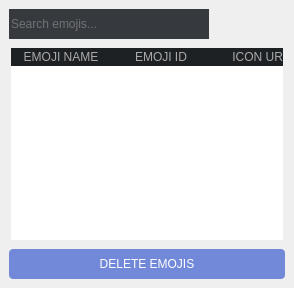
                   <widget class="QWidget" name="emojis_page">
                    <layout class="QVBoxLayout" name="verticalLayout_21">
                     <property name="spacing">
                      <number>0</number>
                     </property>
                     <property name="leftMargin">
                      <number>0</number>
                     </property>
                     <property name="topMargin">
                      <number>0</number>
                     </property>
                     <property name="rightMargin">
                      <number>0</number>
                     </property>
                     <property name="bottomMargin">
                      <number>0</number>
                     </property>
                     <item alignment="Qt::AlignRight">
                      <widget class="QFrame" name="frame_52">
                       <property name="styleSheet">
                        <string notr="true">QPushButton{
border:None}
QToolTip{
background:(30,33,36);
color:rgb(170, 170, 170)}</string>
                       </property>
                       <property name="frameShape">
                        <enum>QFrame::NoFrame</enum>
                       </property>
                       <property name="frameShadow">
                        <enum>QFrame::Raised</enum>
                       </property>
                       <layout class="QHBoxLayout" name="horizontalLayout_70">
                        <item>
                         <widget class="QLineEdit" name="searchEmojisEntry">
                          <property name="sizePolicy">
                           <sizepolicy hsizetype="Preferred" vsizetype="Fixed">
                            <horstretch>0</horstretch>
                            <verstretch>0</verstretch>
                           </sizepolicy>
                          </property>
                          <property name="minimumSize">
                           <size>
                            <width>200</width>
                            <height>30</height>
                           </size>
                          </property>
                          <property name="styleSheet">
                           <string notr="true">background:rgb(54,57,62);
color:rgb(170, 170, 170);
border:None;</string>
                          </property>
                          <property name="placeholderText">
                           <string>Search emojis...</string>
                          </property>
                         </widget>
                        </item>
                        <item>
                         <widget class="QPushButton" name="refreshButton_emojis">
                          <property name="cursor">
                           <cursorShape>PointingHandCursor</cursorShape>
                          </property>
                          <property name="text">
                           <string/>
                          </property>
                          <property name="icon">
                           <iconset>
                            <normaloff>icons/refresh-ccw.svg</normaloff>icons/refresh-ccw.svg</iconset>
                          </property>
                          <property name="iconSize">
                           <size>
                            <width>18</width>
                            <height>18</height>
                           </size>
                          </property>
                         </widget>
                        </item>
                        <item>
                         <widget class="QPushButton" name="deleteSelectedEmojiButton">
                          <property name="cursor">
                           <cursorShape>PointingHandCursor</cursorShape>
                          </property>
                          <property name="styleSheet">
                           <string notr="true"/>
                          </property>
                          <property name="text">
                           <string/>
                          </property>
                          <property name="icon">
                           <iconset>
                            <normaloff>icons/trash-2.svg</normaloff>icons/trash-2.svg</iconset>
                          </property>
                         </widget>
                        </item>
                       </layout>
                      </widget>
                     </item>
                     <item>
                      <widget class="QFrame" name="frame_53">
                       <property name="frameShape">
                        <enum>QFrame::NoFrame</enum>
                       </property>
                       <property name="frameShadow">
                        <enum>QFrame::Raised</enum>
                       </property>
                       <layout class="QHBoxLayout" name="horizontalLayout_71">
                        <property name="spacing">
                         <number>0</number>
                        </property>
                        <property name="leftMargin">
                         <number>11</number>
                        </property>
                        <property name="topMargin">
                         <number>0</number>
                        </property>
                        <property name="rightMargin">
                         <number>11</number>
                        </property>
                        <property name="bottomMargin">
                         <number>0</number>
                        </property>
                        <item>
                         <widget class="QTableWidget" name="emojiTable">
                          <property name="styleSheet">
                           <string notr="true">QTableWidget{
border:None;
color:rgb(170, 170, 170);
selection-background-color:rgb(54,57,62);
selection-color:rgb(170, 170, 170)}
QHeaderView:section{
background:rgb(30,33,36);
border:None;
color:rgb(170, 170, 170)}
QTableCornerButton:section{
background:rgb(30,33,36)}</string>
                          </property>
                          <property name="verticalScrollBarPolicy">
                           <enum>Qt::ScrollBarAlwaysOff</enum>
                          </property>
                          <property name="horizontalScrollBarPolicy">
                           <enum>Qt::ScrollBarAlwaysOff</enum>
                          </property>
                          <property name="editTriggers">
                           <set>QAbstractItemView::NoEditTriggers</set>
                          </property>
                          <property name="selectionMode">
                           <enum>QAbstractItemView::ExtendedSelection</enum>
                          </property>
                          <property name="selectionBehavior">
                           <enum>QAbstractItemView::SelectRows</enum>
                          </property>
                          <property name="textElideMode">
                           <enum>Qt::ElideRight</enum>
                          </property>
                          <column>
                           <property name="text">
                            <string>EMOJI NAME</string>
                           </property>
                          </column>
                          <column>
                           <property name="text">
                            <string>EMOJI ID</string>
                           </property>
                          </column>
                          <column>
                           <property name="text">
                            <string>ICON URL</string>
                           </property>
                          </column>
                          <column>
                           <property name="text">
                            <string>CREATED AT</string>
                           </property>
                          </column>
                         </widget>
                        </item>
                       </layout>
                      </widget>
                     </item>
                     <item>
                      <widget class="QFrame" name="frame_51">
                       <property name="styleSheet">
                        <string notr="true">QPushButton{
background:rgb(114,137,218);
color:white;
border-radius:4px}
QPushButton:hover{
background:rgb(131, 160, 252);
}</string>
                       </property>
                       <property name="frameShape">
                        <enum>QFrame::NoFrame</enum>
                       </property>
                       <property name="frameShadow">
                        <enum>QFrame::Raised</enum>
                       </property>
                       <layout class="QHBoxLayout" name="horizontalLayout_69">
                        <item>
                         <widget class="QPushButton" name="deleteEmojisOptionsButton">
                          <property name="minimumSize">
                           <size>
                            <width>0</width>
                            <height>30</height>
                           </size>
                          </property>
                          <property name="cursor">
                           <cursorShape>PointingHandCursor</cursorShape>
                          </property>
                          <property name="text">
                           <string>DELETE EMOJIS</string>
                          </property>
                         </widget>
                        </item>
                       </layout>
                      </widget>
                     </item>
                    </layout>
                   </widget>
